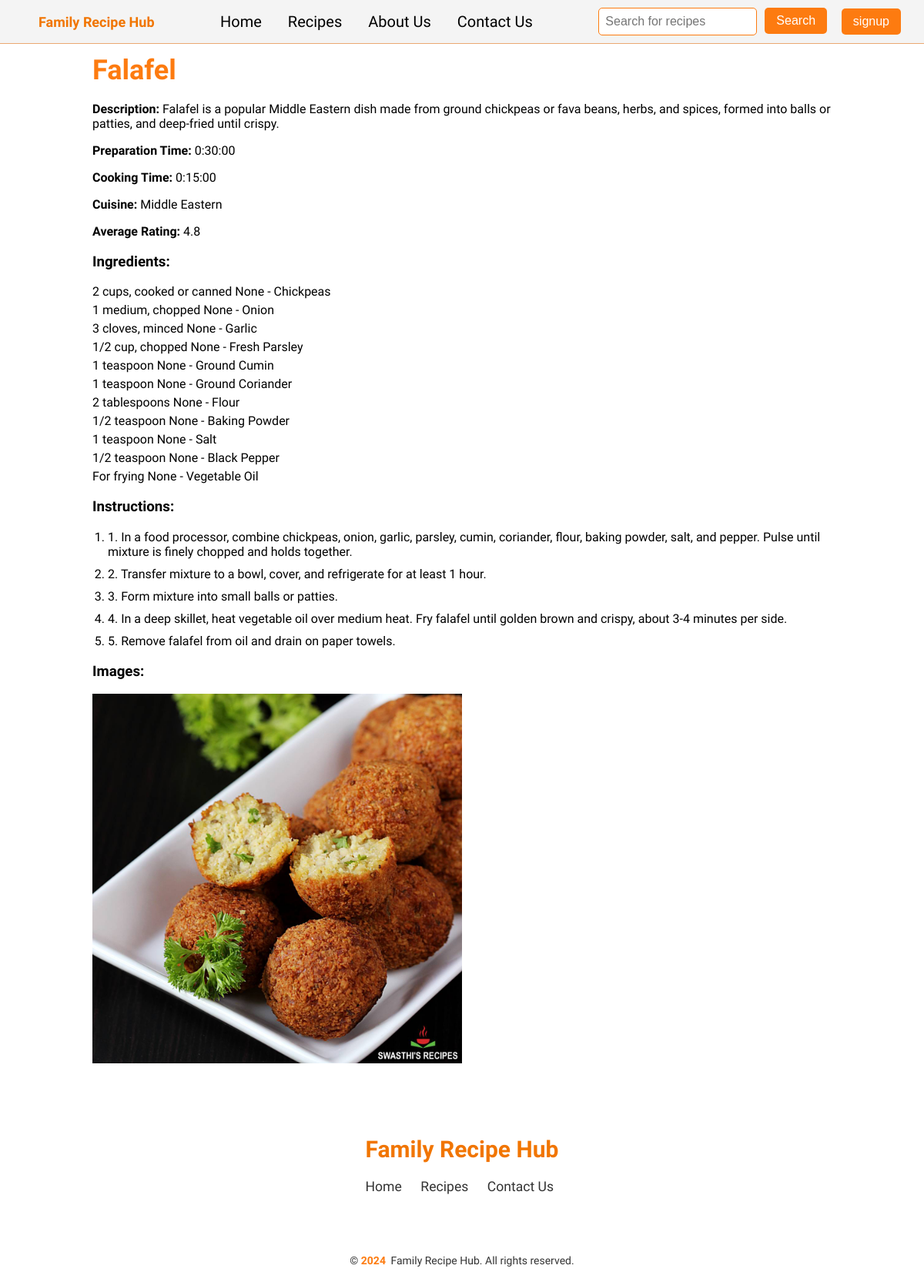
Page /recipe/1/ on the committed database.
### recipes/models.py (models this page shows, shortened)
class Recipe(models.Model):
    title = models.CharField(max_length=100)
    description = models.TextField()
    prep_time = models.DurationField()
    cook_time = models.DurationField()
    cuisine = models.CharField(max_length=100)
    avg_rating = models.DecimalField(max_digits=3, decimal_places=2, null=True,
                                     blank=True)
    difficulty = models.CharField(max_length=20)

class RecipeIngredient(models.Model):
    recipe = models.ForeignKey(Recipe, on_delete=models.CASCADE)
    ingredient = models.ForeignKey(Ingredient, on_delete=models.CASCADE)
    quantity = models.CharField(max_length=50)
    unit = models.CharField(max_length=50, null=True, blank=True)

class Ingredient(models.Model):
    name = models.CharField(max_length=100)

class Instruction(models.Model):
    recipe = models.ForeignKey(Recipe, on_delete=models.CASCADE)
    step_number = models.PositiveIntegerField()
    description = models.TextField()

class RecipeImage(models.Model):
    recipe = models.ForeignKey(Recipe, on_delete=models.CASCADE)
    image_url = models.ImageField(upload_to='photos/%y/%m/%d')

### recipes/views.py (the view)
# urls.py: path('recipe/<int:recipe_id>/', views.recipe_details, name='recipe'),
def recipe_details(request, recipe_id):
    recipe = get_object_or_404(Recipe, pk=recipe_id)
    ingredients = RecipeIngredient.objects.filter(recipe=recipe)
    instructions = Instruction.objects.filter(recipe=recipe)
    images = RecipeImage.objects.filter(recipe=recipe)
    recipe_data = {
        'id': recipe.id,
        'title': recipe.title,
        'description': recipe.description,
        'prep_time': recipe.prep_time,
        'cook_time': recipe.cook_time,
        'cuisine': recipe.cuisine,
        'avg_rating': float(recipe.avg_rating) if recipe.avg_rating else None,
        'ingredients': ingredients,
        'instructions': instructions,
        'images': images,
    }
    return render(request, 'recipes/recipe.html', {'recipe_data': recipe_data})

### recipes/templates/recipes/recipe.html (shortened to what this page needs)
{% extends 'main.html' %}
{% load static %}
{% block content %}
<div class="container mt-4">
    <div class="row">
        <div class="col-md-8">
            <h1>{{ recipe_data.title }}</h1>
            <p><strong>Description:</strong> {{ recipe_data.description }}</p>
            <p><strong>Preparation Time:</strong> {{ recipe_data.prep_time }}</p>
            <p><strong>Cooking Time:</strong> {{ recipe_data.cook_time }}</p>
            <p><strong>Cuisine:</strong> {{ recipe_data.cuisine }}</p>
            {% if recipe_data.avg_rating %}
            <p><strong>Average Rating:</strong> {{ recipe_data.avg_rating }}</p>
            {% endif %}
            <h3>Ingredients:</h3>
            <ul>
                {% for ingredient in recipe_data.ingredients %}
                <li>{{ ingredient.quantity }} {{ ingredient.unit }} - {{ ingredient.ingredient.name }}</li>
                {% endfor %}
            </ul>
            <h3>Instructions:</h3>
            <ol>
                {% for instruction in recipe_data.instructions %}
                <li>{{ instruction.step_number }}. {{ instruction.description }}</li>
                {% endfor %}
            </ol>
        </div>
        <div class="col-md-4">
            <h3>Images:</h3>
            <div class="row">
                {% for image in recipe_data.images %}
                <div class="col-md-6">
                    <img src="{{ image.image_url.url }}" class="img-fluid mb-2" alt="Recipe Image">
                </div>
                {% endfor %}
            </div>
        </div>
    </div>
</div>
{% endblock %}

### recipes/templates/main.html (shortened to what this page needs)
{% load static %}
<!DOCTYPE html>
<html>
<head>
    <link rel="stylesheet" href="{% static 'css/base.css' %}">
</head>
<body>
    <div class="navbar">
        <div class="logo" style="font-family: 'Satisfy', cursive;color: #f17501;">Family Recipe Hub</div>
            <div class="menu">
                <ul>
                    <li><a href="{% url 'recipes:home' %}">Home</a></li>
                    <li><a href="{% url 'recipes:recipes' %}">Recipes</a></li>
                    {%if  request.path  == '/recipes/' %}
                        <li><a href="{% url 'recipes:home' %}#about">About Us</a></li>
                        <li><a href="{% url 'recipes:home' %}#contact">Contact Us</a></li>
                    {% else %}
                        <li><a href="#about">About Us</a></li>
                        <li><a href="#contact">Contact Us</a></li>
                    {% endif %}
            </div>
            <div class="right">
                <form id="search-form" method="GET" action="{% url 'recipes:recipe_search' %}">
                    <input type="text" id="search-input" name="query" placeholder="Search for recipes">
                    <button type="submit" class="search-btn-home">Search</button>
                </form>
                </div>
            {% if user.is_authenticated %}
            <a href="{% url 'accounts:logout' %}">
                <button class="s-button" type="submit">Logout</button>
            </a>
            {% else %}
            <a href="{% url 'accounts:signup' %}">
                <button class="s-button" type="submit">signup</button>
            </a>
            {% endif %}
            </div>
    {% block content%}
    {% endblock %}
    <footer class="footer">
        <div class="footer-content">
            <div class="footer-logo">
                <div class="f-logo" style="font-family: 'Satisfy', cursive;color: #f17501;">Family Recipe Hub</div>
            </div>
            <div class="footer-links">
                <ul>
                    <li><a href="{% url 'recipes:home' %}">Home</a></li>
                    <li><a href="{% url 'recipes:recipes' %}">Recipes</a></li>
                    <li><a href="#contact">Contact Us</a></li>
                </ul>
            </div>
            <div class="footer-social">
                <ul>
                </ul>
            </div>
        </div>
        <div class="footer-bottom">
            <p>&copy; <span class="last">2024</span> Family Recipe Hub. All rights reserved.</p>
        </div>
    </footer>
</body>
</html>

### project/static/css/base.css (style rules this page uses)
a { text-decoration: none; }
body { background-color: white; font-family: 'Tilt Neon', cursive; margin: 0; }
.navbar { position: fixed; top: 0; left: 0; width: 100%; background-color: #f4f4f4; display: flex; align-items: center; justify-content: space-between; padding: 10px 20px; z-index: 1000; border-bottom: 1px solid #eaa872; }
.logo { font-size: large; font-weight: bold; margin-left: 30px; }
.menu ul { list-style-type: none; margin: 0; padding: 0; }
.menu ul li { display: inline; margin-right: 20px; }
.menu ul li:last-child { margin-right: 0; }
.menu ul li a { color: black; text-decoration: none; font-size: 20px; padding: 5px; }
.right input[type="text"] { width: 80%; padding: 8px; border: 1px solid #FD7B10; border-radius: 5px; margin-right: 10px; font-size: 16px; }
.right button { position: absolute; padding: 8px 15px; background-color: #FD7B10; color: white; border: none; border-radius: 5px; cursor: pointer; margin-right: 50px; font-size: 16px; }
.s-button { padding: 8px 15px; background-color: #FD7B10; color: white; border: none; border-radius: 5px; cursor: pointer; margin-right: 50px; font-size: 16px; }
.container { width: 80%; margin: 0 auto; }
span { color: #FD7B10; font-weight: bold; margin-right: 3px; }
.footer { width: 100%; display: flex; flex-direction: column; justify-content: space-between; align-items: center; color: #333; margin-top: 5%; padding: 20px 0; }
.footer-content { max-width: 1200px;; font-size: 18px; }
.f-logo { font-size: 30px; font-weight: bold; margin-bottom: 20px; text-align: center; }
.footer-links ul { list-style: none; padding: 0; margin: 0; }
.footer-links ul li { display: inline; margin-right: 20px; font-size: 17.6px; }
.footer-links ul li:last-child { margin-right: 0; }
.footer-links ul li a { color: #333; text-decoration: none; }
.footer-social ul { list-style: none; padding: 0; margin: 0; align-items: center; }
.footer-bottom { margin-top: 20px; padding-top: 20px; }
.footer-bottom p { margin-bottom: 0; text-align: center; font-size: 14px; }
.last { color: #FD7B10; }
h1 { font-size: 36px; font-weight: bold; margin-top: 70px; margin-bottom: 20px; color: #FD7B10; }
p { margin-bottom: 10px; }
ul { list-style-type: none; padding-left: 0; }
ul li { margin-bottom: 5px; }
ol { margin-top: 10px; padding-left: 20px; }
ol li { margin-bottom: 10px; }
.img-fluid { max-width: 100%; width: 50%; height: 50%; margin-bottom: 10px; }

### rows in the picture
Recipe: title "Falafel", description "Falafel is a popular Middle Eastern dish made from ground chickpeas or fava beans, herbs, and spices, formed into balls or patties, and deep-fried until crispy.", prep_time "0:30:00", cook_time "0:15:00", cuisine "Middle Eastern"
RecipeIngredient: quantity "2 cups, cooked or canned", unit "None", ingredient.name "Chickpeas"
RecipeIngredient: quantity "1 medium, chopped", unit "None", ingredient.name "Onion"
RecipeIngredient: quantity "3 cloves, minced", unit "None", ingredient.name "Garlic"
RecipeIngredient: quantity "1/2 cup, chopped", unit "None", ingredient.name "Fresh Parsley"
RecipeIngredient: quantity "1 teaspoon", unit "None", ingredient.name "Ground Cumin"
RecipeIngredient: quantity "1 teaspoon", unit "None", ingredient.name "Ground Coriander"
RecipeIngredient: quantity "2 tablespoons", unit "None", ingredient.name "Flour"
RecipeIngredient: quantity "1/2 teaspoon", unit "None", ingredient.name "Baking Powder"
RecipeIngredient: quantity "1 teaspoon", unit "None", ingredient.name "Salt"
RecipeIngredient: quantity "1/2 teaspoon", unit "None", ingredient.name "Black Pepper"
RecipeIngredient: quantity "For frying", unit "None", ingredient.name "Vegetable Oil"
Instruction: step_number "1", description "In a food processor, combine chickpeas, onion, garlic, parsley, cumin, coriander, flour, baking powder, salt, and pepper. Pulse until mixture is finely chopped and holds together."
Instruction: step_number "2", description "Transfer mixture to a bowl, cover, and refrigerate for at least 1 hour."
Instruction: step_number "3", description "Form mixture into small balls or patties."
Instruction: step_number "4", description "In a deep skillet, heat vegetable oil over medium heat. Fry falafel until golden brown and crispy, about 3-4 minutes per side."
Instruction: step_number "5", description "Remove falafel from oil and drain on paper towels."
RecipeImage: image_url (picture)

### other values in the picture
{{ recipe_data.avg_rating }} "4.8"
